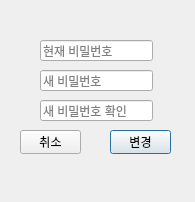
<?xml version="1.0" encoding="UTF-8"?>
<ui version="4.0">
 <class>Dialog</class>
 <widget class="QDialog" name="Dialog">
  <property name="geometry">
   <rect>
    <x>0</x>
    <y>0</y>
    <width>195</width>
    <height>202</height>
   </rect>
  </property>
  <property name="windowTitle">
   <string>Dialog</string>
  </property>
  <widget class="QLineEdit" name="lineEdit_oldPW">
   <property name="geometry">
    <rect>
     <x>40</x>
     <y>40</y>
     <width>113</width>
     <height>21</height>
    </rect>
   </property>
   <property name="echoMode">
    <enum>QLineEdit::Password</enum>
   </property>
   <property name="placeholderText">
    <string>현재 비밀번호</string>
   </property>
  </widget>
  <widget class="QLineEdit" name="lineEdit_newPW1">
   <property name="geometry">
    <rect>
     <x>40</x>
     <y>70</y>
     <width>113</width>
     <height>21</height>
    </rect>
   </property>
   <property name="echoMode">
    <enum>QLineEdit::Password</enum>
   </property>
   <property name="placeholderText">
    <string>새 비밀번호</string>
   </property>
  </widget>
  <widget class="QLineEdit" name="lineEdit_newPW2">
   <property name="geometry">
    <rect>
     <x>40</x>
     <y>100</y>
     <width>113</width>
     <height>21</height>
    </rect>
   </property>
   <property name="echoMode">
    <enum>QLineEdit::Password</enum>
   </property>
   <property name="placeholderText">
    <string>새 비밀번호 확인</string>
   </property>
  </widget>
  <widget class="QPushButton" name="pushButton_change">
   <property name="geometry">
    <rect>
     <x>110</x>
     <y>130</y>
     <width>61</width>
     <height>24</height>
    </rect>
   </property>
   <property name="text">
    <string>변경</string>
   </property>
  </widget>
  <widget class="QPushButton" name="pushButton_cancel">
   <property name="geometry">
    <rect>
     <x>20</x>
     <y>130</y>
     <width>61</width>
     <height>24</height>
    </rect>
   </property>
   <property name="text">
    <string>취소</string>
   </property>
  </widget>
 </widget>
 <resources/>
 <connections/>
</ui>
